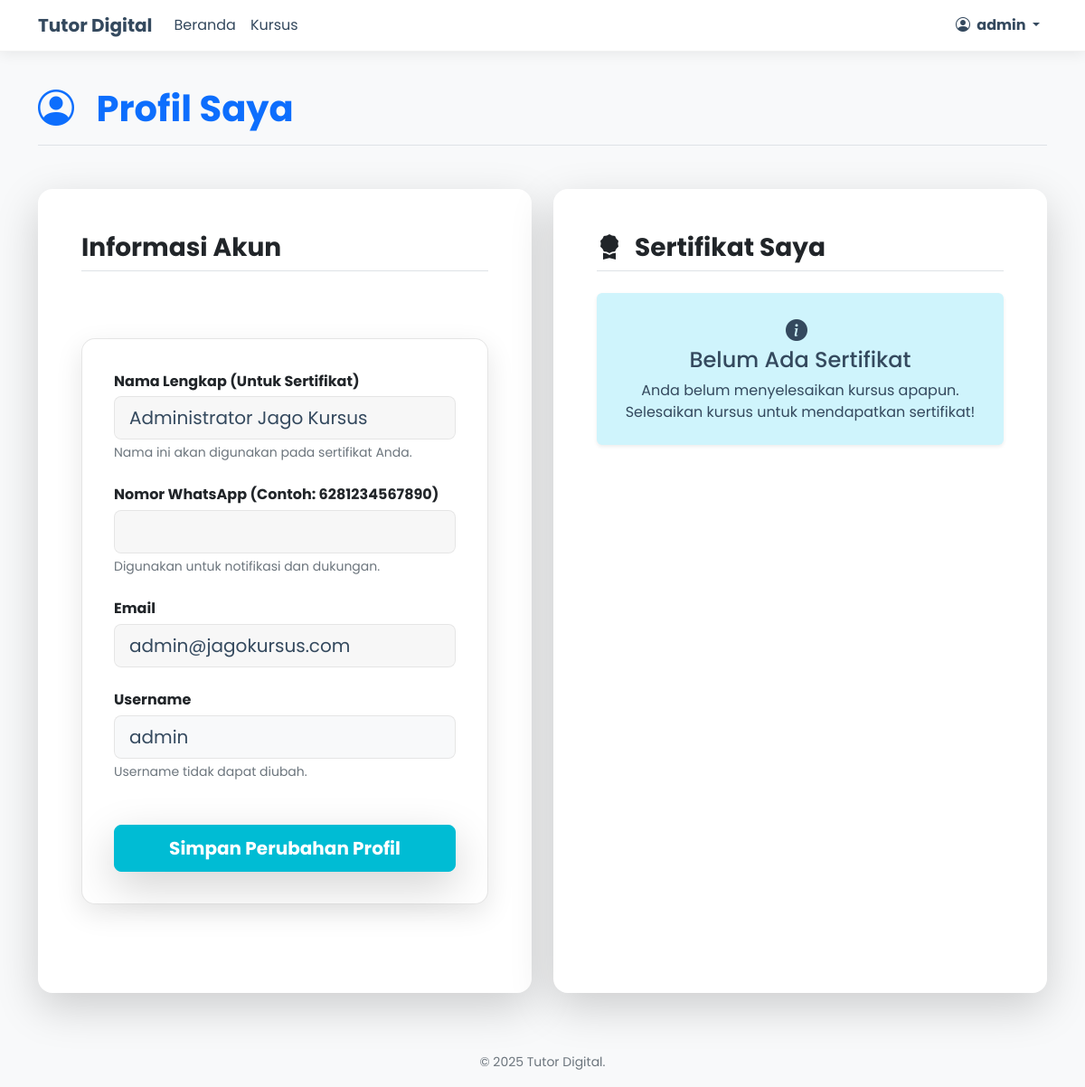
The app's page /profile (signed in) with its own data.
### models.py (models this page shows, shortened)
class User(UserMixin, db.Model):
    id = db.Column(db.Integer, primary_key=True)
    username = db.Column(db.String(64), index=True, unique=True)
    email = db.Column(db.String(120), index=True, unique=True)
    password_hash = db.Column(db.String(256))
    is_admin = db.Column(db.Boolean, default=False)
    full_name = db.Column(db.String(120))
    whatsapp_number = db.Column(db.String(20))
    enrollments = db.relationship('Enrollment', backref='student', lazy='dynamic')
    progresses = db.relationship('LessonProgress', backref='student', lazy='dynamic')

### routes.py (the view)
@app.route('/profile', methods=['GET', 'POST'])
@login_required
def profile():
    form = ProfileForm()
    if form.validate_on_submit():
        if form.email.data != current_user.email:
            user = User.query.filter_by(email=form.email.data).first()
            if user is not None:
                flash('Email ini sudah terdaftar. Gunakan email lain.', 'danger')
                return redirect(url_for('profile'))
        current_user.full_name = form.full_name.data
        current_user.whatsapp_number = form.whatsapp_number.data
        current_user.email = form.email.data
        db.session.commit()
        flash('Profil Anda berhasil diperbarui!', 'success')
        return redirect(url_for('profile'))
    elif request.method == 'GET':
        form.full_name.data = current_user.full_name
        form.whatsapp_number.data = current_user.whatsapp_number
        form.email.data = current_user.email
    completed_courses = []
    for enrollment in current_user.enrollments.all():
        course = enrollment.course
        if course.get_progress(current_user.id) == 100:
            completed_courses.append(course)
    return render_template('profile.html',
                           title='Profil Saya',
                           form=form,
                           completed_courses=completed_courses)

### forms.py
class ProfileForm(FlaskForm):
    full_name = StringField('Nama Lengkap (Untuk Sertifikat)', validators=[DataRequired()])
    whatsapp_number = StringField('Nomor WhatsApp (Contoh: 6281234567890)', validators=[DataRequired()])
    email = StringField('Email', validators=[DataRequired(), Email()])
    submit = SubmitField('Simpan Perubahan Profil')

### app.py (called while the page is built)
@app.context_processor
def inject_global_variables():
    return dict(
        now=datetime.utcnow # Menggunakan UTC, atau datetime.now() jika Anda yakin dengan timezone server
    )

### models.py (called while the page is built)
@login_manager.user_loader
def load_user(user_id):
    return User.query.get(int(user_id))

### templates/profile.html (shortened to what this page needs)
{% extends "base.html" %}
{% block content %}
<div class="container">
    <h1 class="mb-5 fw-bolder text-primary border-bottom pb-3"><i class="bi bi-person-circle me-3"></i> Profil Saya</h1>
    <div class="row g-4">
        <div class="col-lg-6">
            <div class="card shadow-lg p-5 border-0 rounded-4 h-100">
                <h3 class="mb-4 fw-bold text-dark border-bottom pb-2">Informasi Akun</h3>
                <form method="POST" action="{{ url_for('profile') }}">
                    <div class="mb-4">
                        {{ form.full_name.label(class="form-label fw-bold text-dark") }}
                        {{ form.full_name(class="form-control form-control-lg") }}
                        <div class="form-text text-muted">Nama ini akan digunakan pada sertifikat Anda.</div>
                    </div>
                    <div class="mb-4">
                        {{ form.whatsapp_number.label(class="form-label fw-bold text-dark") }}
                        {{ form.whatsapp_number(class="form-control form-control-lg") }}
                        <div class="form-text text-muted">Digunakan untuk notifikasi dan dukungan.</div>
                    </div>
                    <div class="mb-4">
                        {{ form.email.label(class="form-label fw-bold text-dark") }}
                        {{ form.email(class="form-control form-control-lg") }}
                    </div>
                    <div class="mb-4">
                        <label class="form-label fw-bold text-dark">Username</label>
                        <input type="text" class="form-control form-control-lg bg-light" value="{{ current_user.username }}" disabled>
                        <div class="form-text text-muted">Username tidak dapat diubah.</div>
                    </div>
                    <div class="mt-5">
                        {{ form.submit(class="btn btn-primary btn-lg w-100 fw-bold shadow-lg") }}
                    </div>
                </form>
            </div>
        </div>
        <div class="col-lg-6">
            <div class="card shadow-lg p-5 border-0 rounded-4 h-100">
                <h3 class="mb-4 fw-bold text-dark border-bottom pb-2"><i class="bi bi-award-fill me-2"></i> Sertifikat Saya</h3>
                {% if completed_courses %}
                    <div class="list-group">
                        {% for course in completed_courses %}
                        {% set enrollment = current_user.enrollments.filter_by(course_id=course.id).first() %}
                        <div class="list-group-item list-group-item-action mb-3 rounded-3 shadow-sm d-flex justify-content-between align-items-center hover-scale border-start border-success border-4 p-3">
                            <div>
                                <span class="fw-bold text-dark d-block">{{ course.title }}</span>
                                <small class="text-muted">Selesai: {{ enrollment.timestamp.strftime('%d %B %Y') }}</small>
                            </div>
                            <a href="{{ url_for('user_certificate_download', enrollment_id=enrollment.id) }}"
                               target="_blank"
                               class="btn btn-sm btn-success fw-bold"
                               title="Unduh Sertifikat">
                                <i class="bi bi-download me-1"></i> Unduh
                            </a>
                        </div>
                        {% endfor %}
                    </div>
                {% else %}
                    <div class="alert alert-info text-center shadow-sm p-4" role="alert">
                        <i class="bi bi-info-circle-fill me-2 fs-4"></i>
                        <h4 class="alert-heading">Belum Ada Sertifikat</h4>
                        <p class="mb-0">Anda belum menyelesaikan kursus apapun. Selesaikan kursus untuk mendapatkan sertifikat!</p>
                    </div>
                {% endif %}
            </div>
        </div>
    </div>
</div>
{% endblock %}

### templates/base.html (shortened to what this page needs)
<!doctype html>
<html lang="id">
<head>
    <link href="https://cdn.jsdelivr.net/npm/bootstrap@5.3.2/dist/css/bootstrap.min.css" rel="stylesheet">
    <link rel="stylesheet" href="https://cdn.jsdelivr.net/npm/bootstrap-icons@1.11.3/font/bootstrap-icons.min.css">
    <link rel="stylesheet" href="https://cdnjs.cloudflare.com/ajax/libs/animate.css/4.1.1/animate.min.css"/>
    <link rel="stylesheet" href="{{ url_for('static', filename='style.css') }}">
</head>
<body>
    <nav class="navbar navbar-expand-lg navbar-light fixed-top">
        <div class="container">
            <a class="navbar-brand fw-bolder" href="{{ url_for('index') }}">
                Tutor Digital
            </a>
            <div class="collapse navbar-collapse" id="navbarNav">
                <ul class="navbar-nav me-auto mb-2 mb-lg-0">
                    <li class="nav-item">
                        <a class="nav-link" href="{{ url_for('index') }}">Beranda</a>
                    </li>
                    <li class="nav-item">
                        <a class="nav-link" href="{{ url_for('search') }}">Kursus</a>
                    </li>
                </ul>
                <ul class="navbar-nav">
                    {% if current_user.is_authenticated %}
                        <li class="nav-item dropdown">
                            <a class="nav-link dropdown-toggle fw-bold" href="#" id="navbarDropdown" role="button" data-bs-toggle="dropdown" aria-expanded="false">
                                <i class="bi bi-person-circle me-1"></i> {{ current_user.username }}
                            </a>
                        </li>
                    {% endif %}
                </ul>
            </div>
        </div>
    </nav>
    <main class="my-5 pt-5">
        {% block content %}{% endblock %}
    </main>
    <footer class="footer mt-auto py-3 bg-transparent">
        <div class="container text-center">
            <span class="text-muted small">
                &copy; {{ now().year }} Tutor Digital.
            </span>
        </div>
    </footer>
</body>
</html>

### static/style.css (style rules this page uses)
body { background-color: #F8F9FA; min-height: 100vh; font-family: 'Poppins', sans-serif; color: #34495E; }
h1, h2, h3, h4, h5, h6, p, a, .nav-link, .navbar-brand { color: #34495E !important; }
.text-muted { color: #6C757D !important; }
.navbar { background-color: rgba(255, 255, 255, 0.95) !important; box-shadow: 0 2px 15px rgba(0, 0, 0, 0.08); backdrop-filter: blur(5px); border-bottom: 1px solid rgba(0, 0, 0, 0.05); z-index: 1000; }
.navbar-light .navbar-nav .nav-link { color: #34495E !important; }
.card { background: rgba(255, 255, 255, 1); backdrop-filter: blur(0px); border-radius: 15px; border: 1px solid rgba(0, 0, 0, 0.05); box-shadow: 0 5px 20px 0 rgba(0, 0, 0, 0.05); color: #34495E; transition: transform 0.3s ease-in-out, box-shadow 0.3s; }
.container form { max-width: 450px; margin: 50px auto; padding: 35px; background: rgba(255, 255, 255, 1); backdrop-filter: blur(12px); border-radius: 15px; border: 1px solid rgba(0, 0, 0, 0.1); box-shadow: 0 10px 30px 0 rgba(0, 0, 0, 0.1); }
.form-control { background-color: rgba(0, 0, 0, 0.03); border: 1px solid rgba(0, 0, 0, 0.1); color: #34495E; border-radius: 8px; }
.form-label { margin-bottom: 0.3rem; }
.btn-primary { background-color: #00BCD4; border-color: #00BCD4; color: #fff; border-radius: 8px; padding: 10px 25px; font-weight: 600; transition: background-color 0.3s; }
.alert { color: #34495E; border: none; }

### records on screen
User: username "admin", full_name "Administrator Jago Kursus", email "admin@jagokursus.com"
